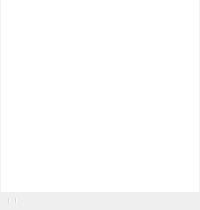
  <widget class="OBSDock" name="scenesDock">
   <property name="features">
    <set>QDockWidget::DockWidgetFeature::DockWidgetClosable|QDockWidget::DockWidgetFeature::DockWidgetFloatable|QDockWidget::DockWidgetFeature::DockWidgetMovable</set>
   </property>
   <property name="windowTitle">
    <string>Basic.Main.Scenes</string>
   </property>
   <attribute name="dockWidgetArea">
    <number>8</number>
   </attribute>
   <widget class="QWidget" name="dockWidgetContents_2">
    <layout class="QVBoxLayout" name="verticalLayout_6">
     <property name="spacing">
      <number>0</number>
     </property>
     <property name="leftMargin">
      <number>1</number>
     </property>
     <property name="topMargin">
      <number>0</number>
     </property>
     <property name="rightMargin">
      <number>1</number>
     </property>
     <property name="bottomMargin">
      <number>1</number>
     </property>
     <item>
      <widget class="QFrame" name="scenesFrame">
       <layout class="QVBoxLayout" name="verticalLayout_12">
        <property name="spacing">
         <number>0</number>
        </property>
        <property name="leftMargin">
         <number>0</number>
        </property>
        <property name="topMargin">
         <number>0</number>
        </property>
        <property name="rightMargin">
         <number>0</number>
        </property>
        <property name="bottomMargin">
         <number>0</number>
        </property>
        <item>
         <widget class="SceneTree" name="scenes">
          <property name="sizePolicy">
           <sizepolicy hsizetype="Preferred" vsizetype="Expanding">
            <horstretch>0</horstretch>
            <verstretch>0</verstretch>
           </sizepolicy>
          </property>
          <property name="contextMenuPolicy">
           <enum>Qt::ContextMenuPolicy::CustomContextMenu</enum>
          </property>
          <property name="frameShape">
           <enum>QFrame::Shape::NoFrame</enum>
          </property>
          <property name="frameShadow">
           <enum>QFrame::Shadow::Plain</enum>
          </property>
          <property name="showDropIndicator" stdset="0">
           <bool>true</bool>
          </property>
          <property name="dragEnabled">
           <bool>true</bool>
          </property>
          <property name="dragDropMode">
           <enum>QAbstractItemView::DragDropMode::InternalMove</enum>
          </property>
          <property name="defaultDropAction">
           <enum>Qt::DropAction::TargetMoveAction</enum>
          </property>
          <property name="spacing">
           <number>0</number>
          </property>
          <addaction name="actionRemoveScene"/>
         </widget>
        </item>
        <item>
         <widget class="QToolBar" name="scenesToolbar">
          <property name="iconSize">
           <size>
            <width>16</width>
            <height>16</height>
           </size>
          </property>
          <property name="floatable">
           <bool>false</bool>
          </property>
          <addaction name="actionAddScene"/>
          <addaction name="actionRemoveScene"/>
          <addaction name="separator"/>
          <addaction name="actionSceneFilters"/>
          <addaction name="separator"/>
          <addaction name="actionSceneUp"/>
          <addaction name="actionSceneDown"/>
         </widget>
        </item>
        <item>
         <spacer name="scenesFixedSizeHSpacer">
          <property name="orientation">
           <enum>Qt::Orientation::Horizontal</enum>
          </property>
          <property name="sizeType">
           <enum>QSizePolicy::Policy::Fixed</enum>
          </property>
          <property name="sizeHint" stdset="0">
           <size>
            <width>150</width>
            <height>0</height>
           </size>
          </property>
         </spacer>
        </item>
       </layout>
      </widget>
     </item>
    </layout>
   </widget>
  </widget>
